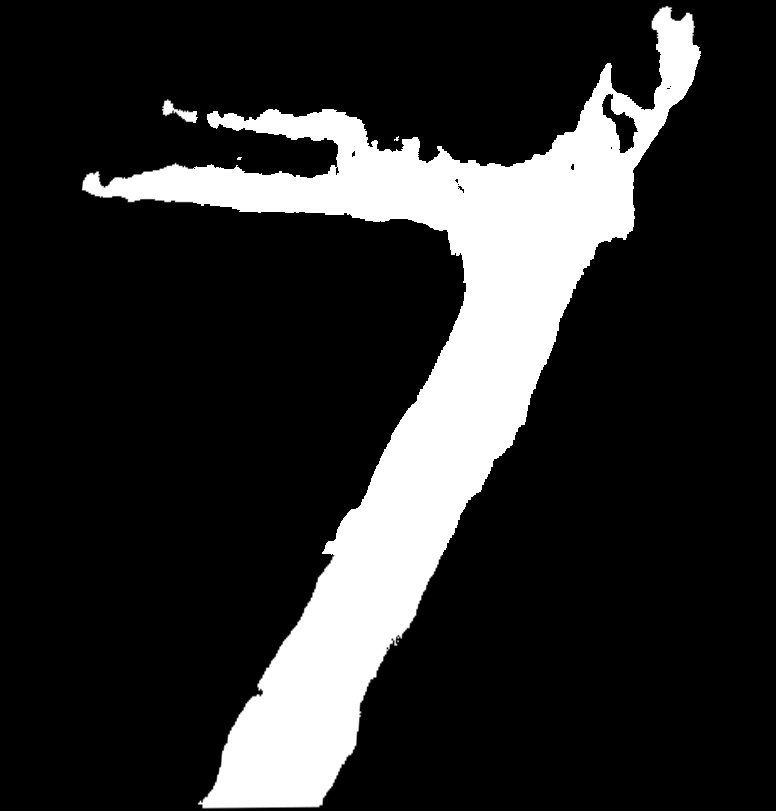
#> input picture 04_matching/main_3/stitched_masks/2023_RVV_1_mask_630.jpg, 776 x 811 px, found by its file name
$ jupyter execute --allow-errors matching_630_sec_v5.ipynb
#> lines starting #> are read from the running program, lines starting #| are printed output that depends on the picture; after the words box and inside, x2 and y2 are one past the last pixel; in counts of white or black regions, pixels touching at a corner belong together; long printed decimals are rounded
[cell 1]
import os
import sys
import numpy as np
import pandas as pd
import matplotlib.pyplot as plt
import math
import requests
import cv2
from numpy.polynomial import Polynomial
from skimage.morphology import skeletonize, binary_closing, square, binary_erosion, binary_dilation, medial_axis, thin, disk, convex_hull_image, diamond, star, isotropic_closing, remove_small_objects
from skimage.filters import threshold_otsu
import json

[cell 2]
sem_segm_img_path = "/Users/senneloobuyck/Documents/Thesis_project/04_matching/2023_RVV_1_mask_630.jpg"
mapbox_imgs_dir_path = "/Users/senneloobuyck/Documents/Thesis_project/04_matching/mapbox_method/mapbox_images_for_frame_630_RVV1"
heli_lat = 50.76177
heli_lon = 3.579768333333333

altitude = 202.29

[cell 3]
def plot_image(img):
    plt.figure(figsize=(20,10))
    plt.imshow(cv2.cvtColor(img, cv2.COLOR_BGR2RGB))
    plt.show()

[cell 4]
# [24 lines left out: function plot_patch, not called in this run]

[cell 5]
# [17 lines left out: function calculate_bearing, not called in this run]

[cell 6]
# [10 lines left out: function haversine, not called in this run]

[cell 7]
# calculate pitch/tilt
# [14 lines left out: function calculate_pitch, not called in this run]

[cell 8]
# [22 lines left out: function get_mapbox_intersection_image, not called in this run]

[cell 9]
def get_intersection_coordinates(lat, lon) :
    # some lists and dataframes to store the data
    nodes = []
    intersection_nodes = []
    df_nodes = pd.DataFrame(columns=['id', 'lat', 'lon'])
    df_intersections = pd.DataFrame(columns=['lat', 'lon'])

    overpass_url = "http://overpass-api.de/api/interpreter"


    # first get the ways around the point
    # .w is a temporary variable that stores the result of the first query
    # node(way_cnt:2-);   // select those nodes that are members of two or more of the given ways
    overpass_query = f"""[out:json];
                        way(around: 300, {lat},{lon})["highway"~"(motorway|trunk|primary|secondary|tertiary|unclassified|residential|motorway_link|trunk_link|primary_link|secondary_link|tertiary_link|living_street|service|pedestrian)"]->.w;
                        node(way_cnt.w:2-);
                        out;"""

    response = requests.get(overpass_url, params={'data': overpass_query})

    # print(response.json()['elements'])

    for item in response.json()['elements']:
        df_intersections.loc[len(df_intersections)] = {'lat': item['lat'], 'lon': item['lon']}


    # print(df_intersections)
    return df_intersections

#> (a cell that did not finish here is left out)

[cell 11]
def get_skeleton(mask_bgr, contour) :
    print("Getting the skeleton")

    mask_gray = cv2.cvtColor(mask_bgr, cv2.COLOR_BGR2GRAY)

    # draw contour in white on black background
    contour_mask_gray = np.zeros_like(mask_gray)
    cv2.drawContours(contour_mask_gray, [contour], -1, 255, -1)

    ret, contour_mask_thresh_gray = cv2.threshold(contour_mask_gray, 127, 255, cv2.THRESH_BINARY)
    contour_mask_thresh_bgr = cv2.cvtColor(contour_mask_thresh_gray, cv2.COLOR_GRAY2BGR)
    # plot_image(contour_mask_thresh_bgr)


    # To avoid the precision loss when converting the image to bool,
    # you can also binarize the image using one of the available thresholding algorithms
    thresh_otsu = threshold_otsu(contour_mask_thresh_gray)
    contour_mask_thresh_gray = contour_mask_thresh_gray > thresh_otsu

    # skeletonize
    # skeleton_gray = (skeletonize(contour_mask_gray)).astype(np.uint8)
    skeleton_gray = skeletonize(contour_mask_thresh_gray, method='lee').astype(np.uint8)

    # [8 lines of commented-out code are left out]

    skeleton_bgr = cv2.cvtColor(skeleton_gray, cv2.COLOR_GRAY2BGR)

    return skeleton_bgr

[cell 12]
# [25 lines left out: function is_valid_intersection, not called in this run]

[cell 13]
def get_skeleton_intersection(skeleton):
    """ Given a skeletonised image, it will give the coordinates of the intersections of the skeleton"""
    print("Getting intersections in skeleton (more than 2 neighbours)")
    skeleton_gray = cv2.cvtColor(skeleton, cv2.COLOR_BGR2GRAY)
    image = skeleton_gray.copy()
    image = image/255
    intersections = []
    for y in range(1,len(image)-1):
        for x in range(1,len(image[y])-1):
            # if we have a white pixel
            if image[y][x] == 1:
                neighbourhood_patch = [image[y][x-1], image[y-1][x-1], image[y-1][x], image[y-1][x+1], image[y][x+1], image[y+1][x+1], image[y+1][x], image[y+1][x-1]]
                if is_valid_intersection(neighbourhood_patch):
                    intersections.append((y,x))
    # [6 lines of commented-out code are left out]
    return intersections

[cell 14]
# [26 lines left out: function get_neighbour_pixels, not called in this run]

[cell 15]
# [190 lines left out: function get_descriptors, not called in this run]

[cell 16]
def find_descriptors_in_segmentation_image(img_path) :
    print("Finding descriptors in segmentation image")

    img_bgr = cv2.imread(img_path)
#> img_bgr is the input picture: shape (811, 776, 3); min 0, max 255, mean 44.2
    print("Segmentation image")
    plot_image(img_bgr)

    closing_bgr = isotropic_closing(img_bgr, radius=30)
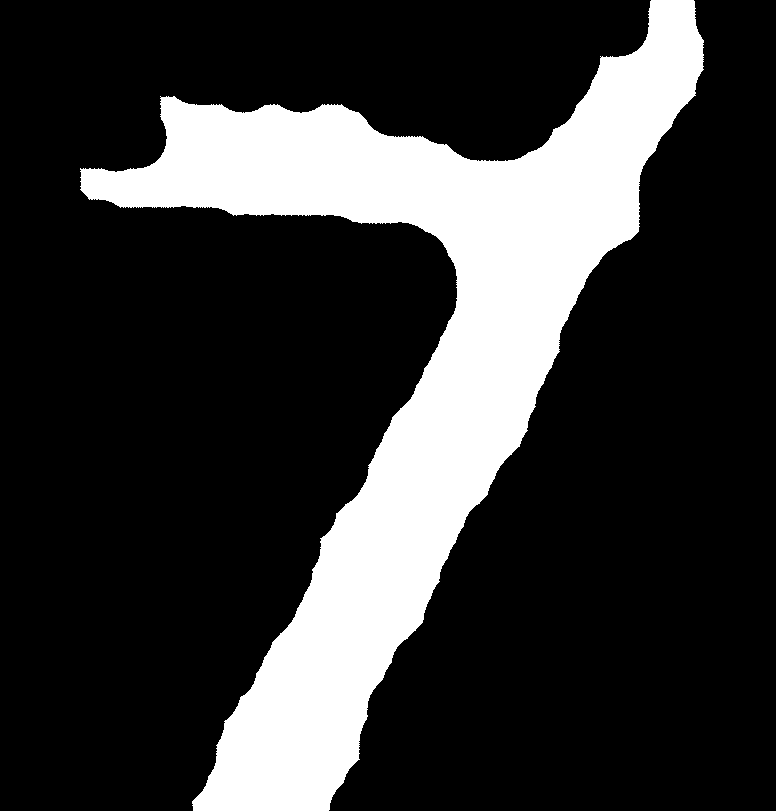
#> closing_bgr: shape (811, 776, 3) bool; 21.8% white; 1 white region, box (x1, y1, x2, y2) and area: (80, 0, 704, 811) 137101
    closing_bgr = closing_bgr.astype(np.uint8) * 255
    print("Isotropic closing of segmentation image")
    plot_image(closing_bgr)

    closing_bgr_copy = closing_bgr.copy()
    mask_bgr_copy = closing_bgr.copy()
    closing_gray = cv2.cvtColor(closing_bgr, cv2.COLOR_BGR2GRAY)
#> closing_gray: shape (811, 776); 21.8% white; 1 white region

    contours, hierarchy = cv2.findContours(closing_gray, cv2.RETR_EXTERNAL, cv2.CHAIN_APPROX_SIMPLE)
#> contours = 1 contour; box (x1, y1, x2, y2) and area: (80, 0, 704, 811) 135760
    print(f"Number of contours: {len(contours)}")
#| Number of contours: 1
    cv2.drawContours(closing_bgr_copy, contours, contourIdx=-1, color=(255, 0, 0), thickness=2)
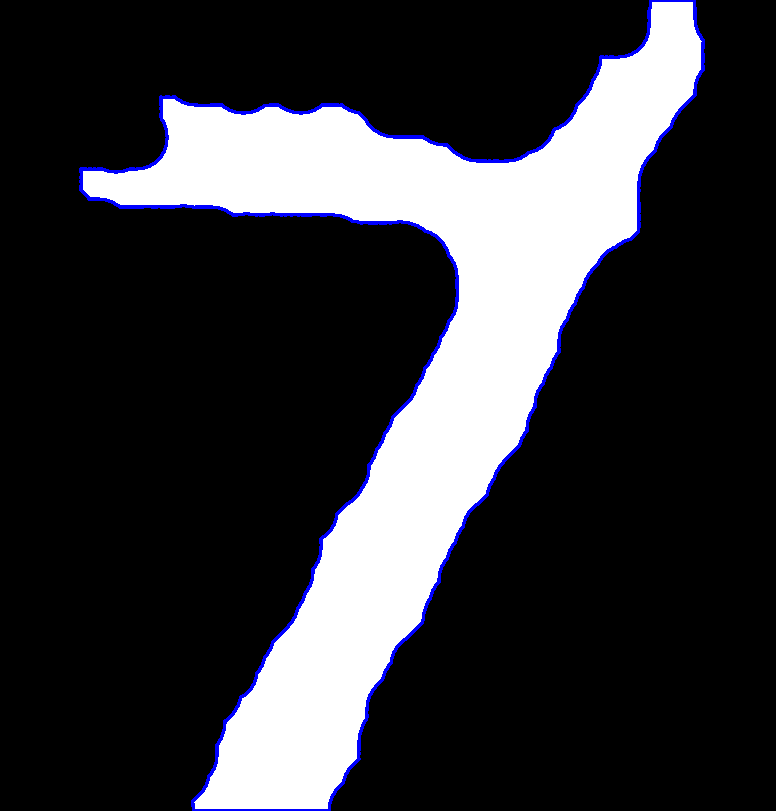
#> closing_bgr_copy: shape (811, 776, 3); mean B, G, R 57, 52.9, 52.9

    descriptors = []

    for contour in contours :
        contour_length = cv2.arcLength(contour, closed=True)
        print(f"Contour length: {contour_length}")
        contour_area = cv2.contourArea(contour)
        print(f"Contour area: {contour_area}")

        # measure the irregularity of the polygon
        if contour_length != 0 :
            convex_hull = cv2.convexHull(contour)
            convex_hull_area = cv2.contourArea(convex_hull)
            print(f"Convex hull area: {convex_hull_area}")
            # cv2.polylines(mask_bgr_copy, [convex_hull], isClosed=True, color=(0, 255, 0), thickness=3)
            solidity = contour_area / convex_hull_area

            # get skeleton of the contour
            skeleton_contour_bgr = get_skeleton(mask_bgr_copy, contour)

            # find the intersections in the skeleton
            skel_intersections = get_skeleton_intersection(skeleton_contour_bgr)

            #  make a decision based on the solidity
            if solidity < 0.60 and skel_intersections != [] :
                print(f"Solidity = {solidity} -> this contour can be related to an intersection in the road")

                # further processing
                if skel_intersections == [] :
                    print("No intersection is found in a possible intersection contour")
                else :
                    print(f"Intersections = {skel_intersections}")

                    # visualization
                    skeleton_contour_bgr_copy = skeleton_contour_bgr.copy()
                    for intersection in skel_intersections :
                        skeleton_contour_bgr_copy[intersection[0], intersection[1]] = [0, 0, 255]
                    plot_image(skeleton_contour_bgr_copy)

                    # now try and match intersection with the openstreetmap images
                    descriptors = get_descriptors(skeleton_contour_bgr, skel_intersections)

            else :
                print(f"Solidity = {solidity} -> no intersection in this contour")
#> this loop made 1 pass
#> (contour_length, contour_area, convex_hull_area, solidity, thresh_otsu in get_skeleton) on pass 1: (3203, 135760.5, 303890, 0.447, 0)
#| Contour length: 3202.980
#| Contour area: 135760.5
#| Convex hull area: 303890.0
#| Getting the skeleton
#| Getting intersections in skeleton (more than 2 neighbours)
#| Solidity = 0.4467 -> no intersection in this contour
#> pass 1, in get_skeleton, `skeleton_gray = skeletonize(contour_mask_thresh_gray, method='lee').as..`:
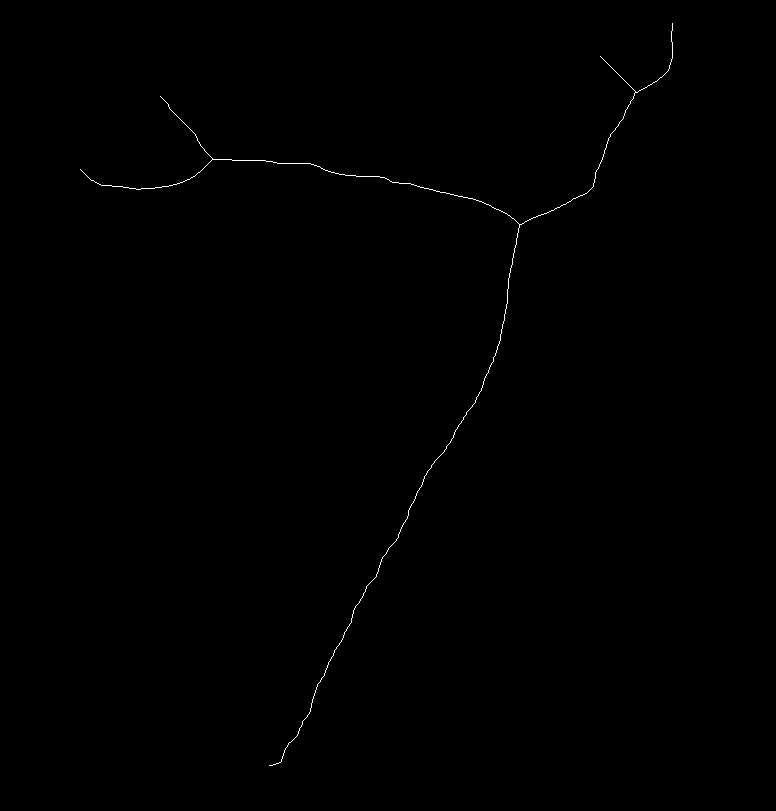
#> skeleton_gray: shape (811, 776); values 0 (black) and 1 (white), 0.21% white in thin lines or dots, all inside (x1, y1, x2, y2) = (80, 23, 673, 766)
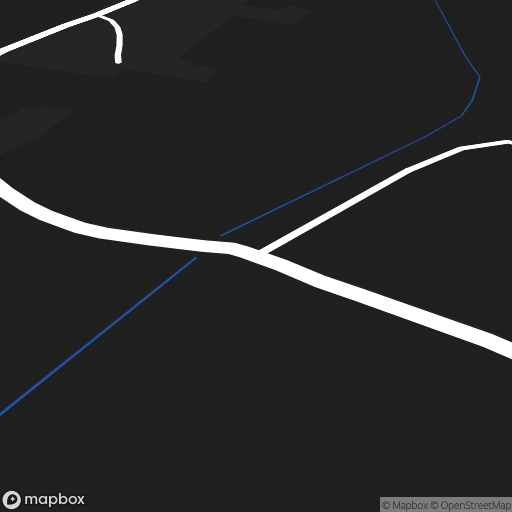
#> input picture 04_matching/main_3/mapbox_method/mapbox_images_for_frame_630_RVV1/50.7602611_3.582582.jpg, 512 x 512 px, found by its file name
#> further down, mb_image_bgr is the input picture: shape (512, 512, 3); mean B, G, R 41.7, 41.4, 41.1

    if descriptors == [] :
        return None
    else :
        return descriptors

[cell 17]
# segm_img_des = find_descriptors_in_segmentation_image(sem_segm_img_path)
segm_img_des = find_descriptors_in_segmentation_image(sem_segm_img_path) # without pruning
print(f"Array of descriptors: {segm_img_des}")

[cell 18]
def find_descriptors_in_mapbox_image(img_path, image_name, vis=False) :
#> called with image_name = '50.7602611_3.582582.jpg', vis = True
    img_bgr = cv2.imread(img_path)
    # print("Mapbox image")
    # plot_image(img_bgr)

    new_width, new_height = img_bgr.shape[1], img_bgr.shape[0] - 100
#> new_width = 512; new_height = 412
    cropped_img_bgr = img_bgr[0:new_height, 0:new_width]
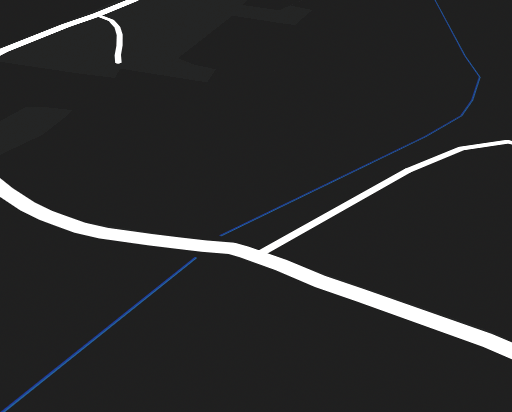
#> cropped_img_bgr: shape (412, 512, 3); mean B, G, R 43.1, 42.7, 42.4
    print("Cropped mapbox image")
    if vis :
        plot_image(cropped_img_bgr)

    print("Binary thresholding")
    img_gray = cv2.cvtColor(cropped_img_bgr, cv2.COLOR_BGR2GRAY)
    ret, thresh_gray = cv2.threshold(img_gray, 127, 255, cv2.THRESH_BINARY)
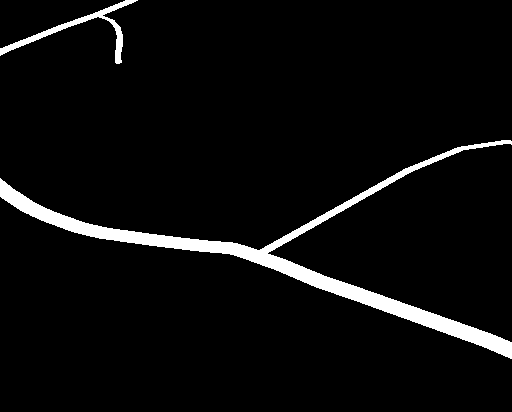
#> thresh_gray: shape (412, 512); 4.8% white; 2 white regions, box (x1, y1, x2, y2) and area: (0, 140, 512, 359) 8982, (0, 0, 138, 64) 1101
    thresh_bgr = cv2.cvtColor(thresh_gray, cv2.COLOR_GRAY2BGR)
    if vis :
        plot_image(thresh_bgr)

    # To avoid the precision loss when converting the image to bool,
    # you can also binarize the image using one of the available thresholding algorithms
    thresh_otsu = threshold_otsu(thresh_gray)
#> thresh_otsu = 0
    mask_gray = thresh_gray > thresh_otsu

    # Skeletonize
    # skeleton_gray = (skeletonize(contour_mask_gray)).astype(np.uint8)
    skeleton_gray = skeletonize(mask_gray, method='lee').astype(np.uint8)
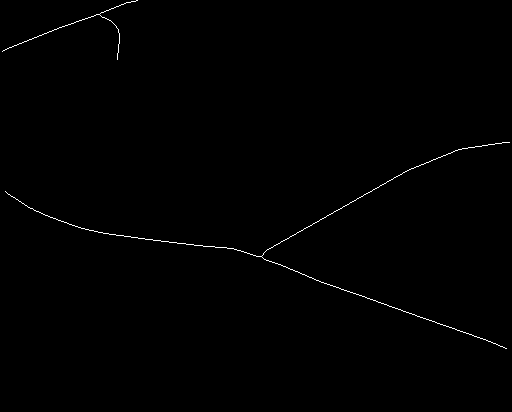
#> skeleton_gray: shape (412, 512); values 0 (black) and 1 (white), 0.44% white in thin lines or dots, all inside (x1, y1, x2, y2) = (2, 0, 510, 349)

    skeleton_bgr = cv2.cvtColor(skeleton_gray, cv2.COLOR_GRAY2BGR)

    # find the intersections in the skeleton
    skel_intersections = get_skeleton_intersection(skeleton_bgr)
#> skel_intersections = []

    print(f"{len(skel_intersections)} intersections found in the skeleton:")
#| 0 intersections found in the skeleton:
    print(skel_intersections)

    descriptors = []

    #  if there are intersections
    if skel_intersections != [] :
        # visualization
        skeleton_bgr_copy = skeleton_bgr.copy()
        for intersection in skel_intersections :
            skeleton_bgr_copy[intersection[0], intersection[1]] = [0, 0, 255]

        if vis :
            plot_image(skeleton_bgr_copy)


        print(f"There are intersections in mapbox image {image_name}")
        descriptors = get_descriptors(skeleton_bgr, skel_intersections, visualize = vis)
    else :
        print("No intersections found in the skeleton")

    if descriptors == [] :
        return None
    else :
        return descriptors

[cell 19]
best_mb_image = None
scores = dict()
visualize = True

for mb_image in os.listdir(mapbox_imgs_dir_path) :
    best_results = []
    mb_image_path = os.path.join(mapbox_imgs_dir_path, mb_image)
    print(50*"*")
    print(f"Mapbox image: {mb_image}")
    print(50*"*")
    mb_image_bgr = cv2.imread(mb_image_path)
    if visualize :
        plot_image(mb_image_bgr)
    des = find_descriptors_in_mapbox_image(mb_image_path, mb_image, vis=visualize)
    print(f"Descriptors for mapbox image {mb_image}:")
    print(des)

    # matching process
    if des is not None and segm_img_des is not None :
        print(f"Number of descriptors: {len(des)}")
        for des_segm in segm_img_des :
            best_result_per_des = 1000 # best descriptor match for descriptor des_segm of segmentation image
            print(f"Descriptor of segmentation image:")
            print(des_segm)
            for des_mb in des :
                print(f"Descriptor of mapbox image:")
                print(des_mb)

                if len(des_mb) < len(des_segm) :
                    continue

                result = 0
                for angle_des_segm in des_segm :
                    best_diff = 1000
                    for angle_des_mb in des_mb :
                        diff = min(abs(angle_des_segm-angle_des_mb), abs((angle_des_segm+360)-angle_des_mb), abs((angle_des_mb+360)-angle_des_segm))
                        if diff < best_diff :
                            best_diff = diff
                    result += best_diff**2


                result = math.sqrt(result)
                print(f"Result = {result}")

                if result < best_result_per_des :
                    best_result_per_des = result

            best_results.append(best_result_per_des)

        score =  math.sqrt(np.sum(best_results))
        print(f"Score = {score}")

        # make sure there is at least one best result that is below the threshold
        threshold = 40

        # If at least one result is below the threshold, add the score to the dictionary
        if any(result < threshold for result in best_results) :
            scores[mb_image] = score
    else:
        continue
#> pass 2 of the loop `for mb_image in os.listdir(mapbox_imgs_dir_path) :`:
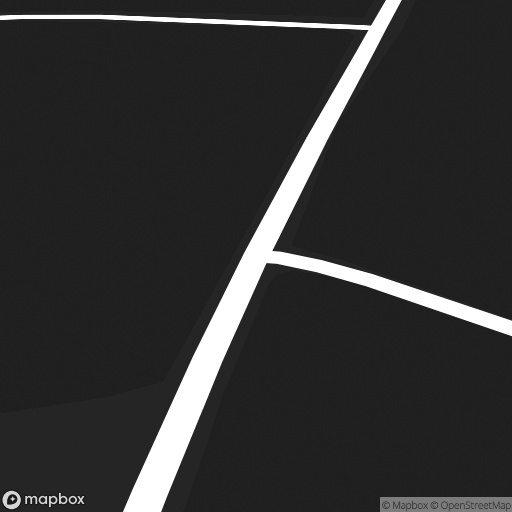
#> input picture 04_matching/main_3/mapbox_method/mapbox_images_for_frame_630_RVV1/50.7635208_3.5819569.jpg, 512 x 512 px, found by its file name
#> mb_image_bgr is the input picture: shape (512, 512, 3); mean B, G, R 49.3, 49.3, 49.3
#> in find_descriptors_in_mapbox_image (call 2), `ret, thresh_gray = cv2.threshold(img_gray, 127, 255, cv2.THRESH_BINARY)`:
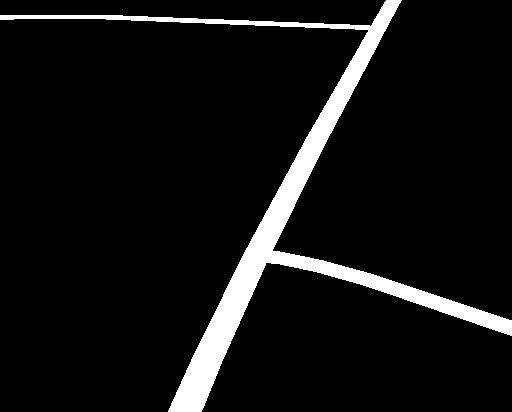
#> thresh_gray: shape (412, 512); 7.4% white; 1 white region, box (x1, y1, x2, y2) and area: (0, 0, 512, 412) 15602
#> in find_descriptors_in_mapbox_image (call 2), `skeleton_gray = skeletonize(mask_gray, method='lee').astype(np.uint8)`:
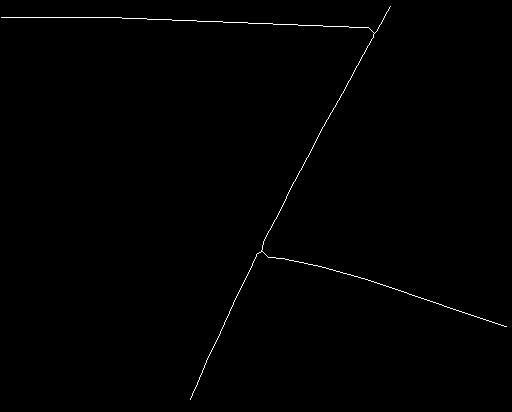
#> skeleton_gray: shape (412, 512); values 0 (black) and 1 (white), 0.48% white in thin lines or dots
#> image: shape (412, 512) float64; values 0 (black) and 0.00392 (white), 0.48% white in thin lines or dots
#| 0 intersections found in the skeleton:


# Get the lowest three values using sorted() and dictionary items()
lowest_values = sorted(scores.values())[:3]
print(50*"*")
print("Top 3 results:")
print(50*"*")
for value in lowest_values:
    # For each value, get the corresponding key
    for key in scores.keys():
        if scores[key] == value:
            print(f"Score = {value} with mapbox image {key}")
